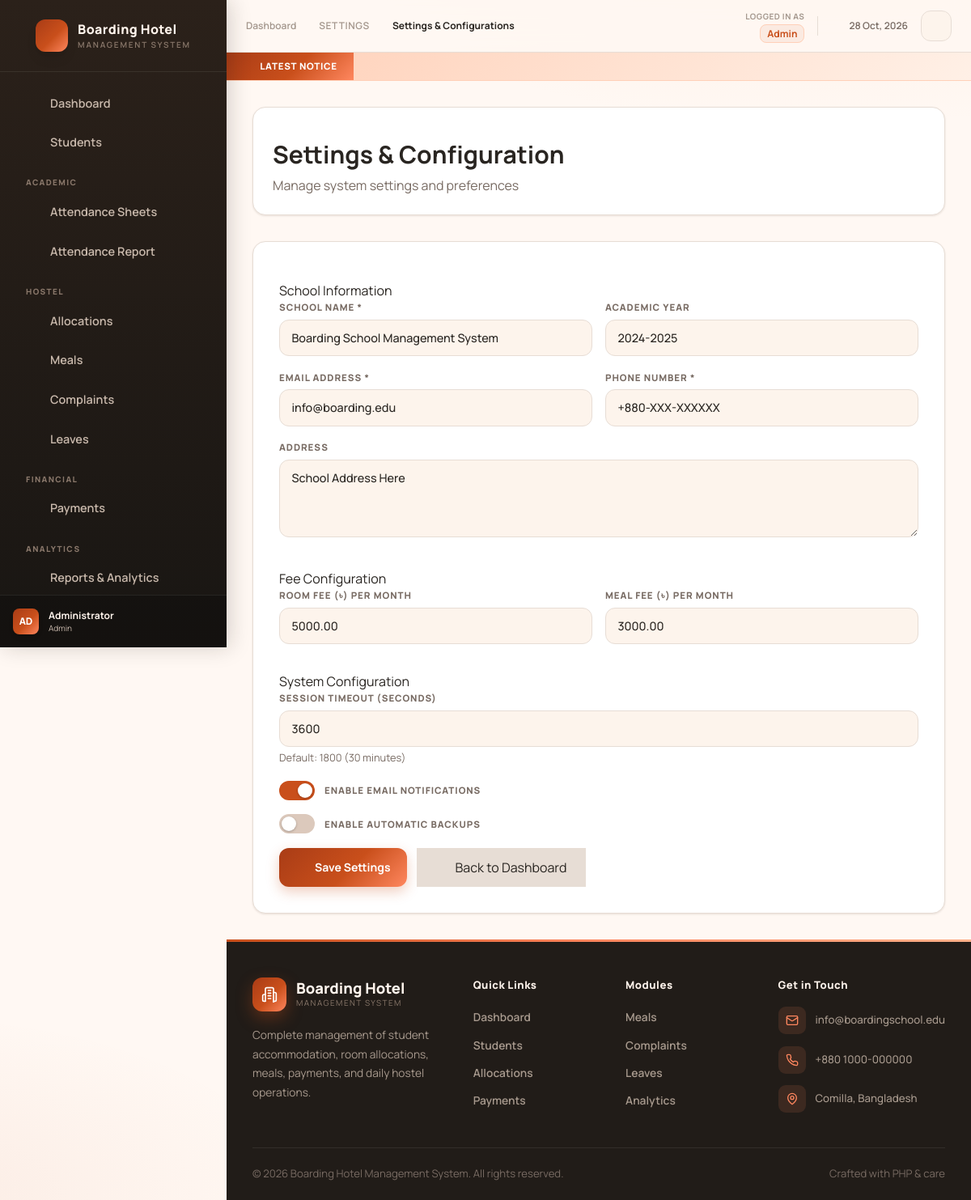
/settings/index.php (signed in), run on the app's committed database.
### tables this page shows
CREATE TABLE system_settings (
    id INT AUTO_INCREMENT PRIMARY KEY,
    school_name VARCHAR(255) NOT NULL,
    school_email VARCHAR(100) NOT NULL,
    school_phone VARCHAR(20) NOT NULL,
    school_address TEXT,
    room_fee DECIMAL(10, 2) DEFAULT 5000,
    meal_fee DECIMAL(10, 2) DEFAULT 3000,
    session_timeout INT DEFAULT 3600,
    backup_enabled TINYINT DEFAULT 0,
    email_notifications TINYINT DEFAULT 1,
    academic_year VARCHAR(20),
    created_at TIMESTAMP DEFAULT CURRENT_TIMESTAMP,
    updated_at TIMESTAMP DEFAULT CURRENT_TIMESTAMP ON UPDATE CURRENT_TIMESTAMP
);

### settings/index.php (the view, shortened to what this page needs)
<?php
require_once '../includes/auth_check.php';
require '../components/header.php';
$settingsSql = "SELECT * FROM system_settings LIMIT 1";
$settingsResult = $conn->query($settingsSql);
$settings = $settingsResult ? $settingsResult->fetch_assoc() : [];
?>
<div class="max-w-[1400px] mx-auto">
        <div>
            <div class="space-y-6">
                <div class="glass rounded-2xl p-6 mb-8">
                    <h2 class="text-3xl font-bold text-slate-800"><?php echo icon('settings', 'w-4 h-4'); ?> Settings & Configuration</h2>
                    <p class="text-slate-600 mt-2">Manage system settings and preferences</p>
                </div>
                <form method="POST" class="glass rounded-2xl p-8">
                    <div class="settings-section">
                        <h3 class="settings-title"><?php echo icon('building', 'w-4 h-4'); ?> School Information</h3>
                        <div class="form-row">
                            <div class="form-group">
                                <label class="form-label">School Name *</label>
                                <input type="text" name="school_name" class="input-field"
                                       value="<?php echo htmlspecialchars($settings['school_name'] ?? ''); ?>" required>
                            </div>
                            <div class="form-group">
                                <label class="form-label">Academic Year</label>
                                <input type="text" name="academic_year" class="input-field"
                                       placeholder="2024-2025"
                                       value="<?php echo htmlspecialchars($settings['academic_year'] ?? ''); ?>">
                            </div>
                        </div>
                        <div class="form-row">
                            <div class="form-group">
                                <label class="form-label">Email Address *</label>
                                <input type="email" name="school_email" class="input-field"
                                       value="<?php echo htmlspecialchars($settings['school_email'] ?? ''); ?>" required>
                            </div>
                            <div class="form-group">
                                <label class="form-label">Phone Number *</label>
                                <input type="tel" name="school_phone" class="input-field"
                                       value="<?php echo htmlspecialchars($settings['school_phone'] ?? ''); ?>" required>
                            </div>
                        </div>
                        <div class="form-group">
                            <label class="form-label">Address</label>
                            <textarea name="school_address" class="input-field" rows="3"><?php echo htmlspecialchars($settings['school_address'] ?? ''); ?></textarea>
                        </div>
                    </div>
                    <div class="settings-section">
                        <h3 class="settings-title"><?php echo icon('payments', 'w-4 h-4'); ?> Fee Configuration</h3>
                        <div class="form-row">
                            <div class="form-group">
                                <label class="form-label">Room Fee (৳) per Month</label>
                                <input type="number" name="room_fee" class="input-field" step="0.01"
                                       value="<?php echo htmlspecialchars($settings['room_fee'] ?? 0); ?>">
                            </div>
                            <div class="form-group">
                                <label class="form-label">Meal Fee (৳) per Month</label>
                                <input type="number" name="meal_fee" class="input-field" step="0.01"
                                       value="<?php echo htmlspecialchars($settings['meal_fee'] ?? 0); ?>">
                            </div>
                        </div>
                    </div>
                    <div class="settings-section">
                        <h3 class="settings-title"><?php echo icon('settings', 'w-4 h-4'); ?> System Configuration</h3>
                        <div class="form-group">
                            <label class="form-label">Session Timeout (seconds)</label>
                            <input type="number" name="session_timeout" class="input-field"
                                   value="<?php echo htmlspecialchars($settings['session_timeout'] ?? 1800); ?>">
                            <small class="text-slate-500">Default: 1800 (30 minutes)</small>
                        </div>
                        <div class="form-group">
                            <label class="form-label flex items-center gap-3 cursor-pointer">
                                <label class="toggle-switch">
                                    <span class="slider"></span>
                                </label>
                                <span>Enable Email Notifications</span>
                            </label>
                        </div>
                        <div class="form-group">
                            <label class="form-label flex items-center gap-3 cursor-pointer">
                                <label class="toggle-switch">
                                    <span class="slider"></span>
                                </label>
                                <span>Enable Automatic Backups</span>
                            </label>
                        </div>
                    </div>
                    <div class="flex gap-3">
                        <button type="submit" class="btn-primary">
                            <?php echo icon('save', 'w-4 h-4'); ?> Save Settings
                        </button>
                        <a href="../index.php" class="flex items-center gap-2 px-6 py-3 bg-slate-200 text-slate-800 rounded-12px font-600 hover:bg-slate-300 transition">
                            <?php echo icon('arrow-left', 'w-4 h-4'); ?> Back to Dashboard
                        </a>
                    </div>
                </form>
            </div>
        </div>
    </div>
<?php
require '../components/footer.php';
?>

### assets/theme.css (style rules this page uses)
:root { color-scheme: light; --terracotta: #C94F1B; --terracotta-dark: #A93C16; --coral: #FF875F; --peach: #FFB18A; --peach-soft: #FFD0B8; --bg: #FFF8F3; --bg-2: #F7EDE5; --surface: #FFFFFF; --surface-2: #FDF4EC; --surface-glass: rgba(255, 248, 243, 0.80); --border: #E7DDD5; --border-strong: #DCC9BC; --text: #292521; --text-2: #786B63; --text-3: #A3968C; --success: #3D8B63; --success-soft: #E4F2EA; --warning: #D99A32; --warning-soft: #FBF0DC; --error: #C7473A; --error-soft: #F9E7E4; --grad-hero: linear-gradient(135deg, #C94F1B 0%, #FF875F 50%, #FFB18A 100%); --grad-primary: linear-gradient(135deg, #A93C16 0%, #C94F1B 55%, #FF875F 100%); --grad-soft: linear-gradient(135deg, #FFD0B8 0%, #FFF0E6 100%); --grad-sidebar: linear-gradient(180deg, #2B211A 0%, #191613 100%); --shadow-sm: 0 1px 3px rgba(64, 42, 27, 0.07), 0 1px 2px rgba(64, 42, 27, 0.05); --shadow-md: 0 6px 18px rgba(64, 42, 27, 0.09), 0 2px 6px rgba(64, 42, 27, 0.06); --shadow-lg: 0 18px 44px rgba(64, 42, 27, 0.13); --sidebar-bg: var(--grad-sidebar); --sidebar-text: #C9B9AC; --sidebar-text-strong: #FFF4EC; --sidebar-border: rgba(255, 244, 236, 0.08); --glass-blur: blur(16px); --radius: 16px; --radius-lg: 22px; }
body { background: radial-gradient(1100px 460px at 85% -8%, rgba(255, 177, 138, 0.14) 0%, transparent 60%), radial-gradient(900px 420px at -10% 100%, rgba(201, 79, 27, 0.07) 0%, transparent 55%), var(--bg); min-height: 100vh; color: var(--text); font-family: 'Manrope', 'Inter', system-ui, -apple-system, 'Segoe UI', Tahoma, sans-serif; transition: background-color 0.3s ease, color 0.3s ease; }
h1, h2, h3, h4 { color: var(--text); }
* { scrollbar-width: thin; scrollbar-color: var(--border-strong) transparent; }
.glass { background: var(--surface); border: 1px solid var(--border); box-shadow: var(--shadow-sm); border-radius: var(--radius); transition: box-shadow 0.25s ease, transform 0.25s ease, background 0.3s ease, border-color 0.3s ease; }
.btn-primary, .btn-submit { display: inline-flex; align-items: center; justify-content: center; gap: 0.5rem; background: var(--grad-primary); color: #FFFFFF; border: none; border-radius: 12px; padding: 0.65rem 1.25rem; font-weight: 700; font-size: 0.875rem; cursor: pointer; text-decoration: none; box-shadow: 0 6px 16px rgba(201, 79, 27, 0.28); transition: transform 0.15s ease, box-shadow 0.15s ease, filter 0.15s ease; }
.form-label { display: block; font-size: 0.72rem; font-weight: 800; text-transform: uppercase; letter-spacing: 0.08em; color: var(--text-2); margin-bottom: 0.4rem; }
.input-field { width: 100%; background: var(--surface-2); border: 1px solid var(--border); border-radius: 12px; padding: 0.68rem 0.9rem; font-size: 0.9rem; font-weight: 500; color: var(--text); outline: none; transition: border-color 0.2s ease, box-shadow 0.2s ease, background 0.2s ease; }
.input-field::placeholder { color: var(--text-3); }
textarea.input-field { resize: vertical; min-height: 96px; }
.form-row { display: grid; grid-template-columns: 1fr 1fr; gap: 1rem; }
.form-group { margin-bottom: 1.1rem; }
.toggle-switch { position: relative; display: inline-block; width: 44px; height: 24px; flex-shrink: 0; }
.toggle-switch .slider { position: absolute; inset: 0; background: var(--border-strong); border-radius: 999px; transition: background 0.2s ease; }
.toggle-switch .slider::before { content: ""; position: absolute; left: 3px; top: 3px; width: 18px; height: 18px; background: #fff; border-radius: 50%; transition: transform 0.2s ease; box-shadow: 0 1px 3px rgba(0, 0, 0, 0.25); }
.toggle-switch input:checked + .slider { background: var(--terracotta); }
.toggle-switch input:checked + .slider::before { transform: translateX(20px); }
:root .bg-slate-200 { background-color: var(--border) !important; }
:root .text-slate-800 { color: var(--text) !important; }
:root .text-slate-600 { color: var(--text-2) !important; }
:root .text-slate-500 { color: var(--text-2) !important; }

### data on the page
system_settings: school_name "Boarding School Management System", academic_year "2024-2025", school_email "info@boarding.edu", school_phone "+880-XXX-XXXXXX", school_address "School Address Here", room_fee "5000.00", meal_fee "3000.00", session_timeout "3600"

### other printed values
substr(htmlspecialchars($user_name), 0, 2) "AD"
$user_name "Administrator"
$user_role "Admin"
$current_dir "SETTINGS"
$page_title_display "Settings & Configurations"
$l[0] "Dashboard"
$l[0] "Students"
$l[0] "Allocations"
$l[0] "Payments"
$m[0] "Meals"
$m[0] "Complaints"
$m[0] "Leaves"
$m[0] "Analytics"
